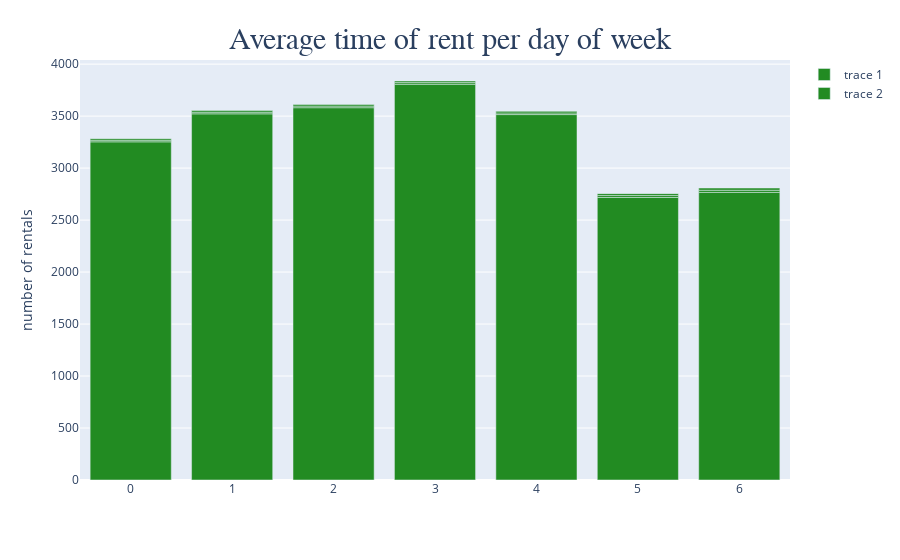

The code cell stored with this chart in its notebook:
### Code cell
ig = go.Figure()
fig. add_trace(go.Bar(x=average_time_of_rent_per_day['day_of_week'], y=average_time_of_rent_per_day['duration_min']))
fig.update_layout(
    title={
        'text': 'Average time of rent per day of week',
         'font': {
              'family': 'Calibri',
              'size': 30
        },'y':0.95,
        'x':0.5,
        'xanchor': 'center',
        'yanchor': 'top'})
fig.update_traces(marker_color='forestgreen')
fig.update_yaxes(
    title_text = 'number of rentals',
    )
fig.update_xaxes(
    title_text = None)

fig.show()

### Figure 1 — Plotly figure (JSON) as saved in the notebook; plotly's stock layout.template omitted (floating-point values rounded to 4 significant figures)
{"data": [{"alignmentgroup": "True", "hoverlabel": {"namelength": 0}, "hovertemplate": "x=%{x}<br>num_per_day=%{y}", "legendgroup": "", "marker": {"color": "forestgreen"}, "name": "", "offsetgroup": "", "orientation": "v", "showlegend": false, "textposition": "auto", "type": "bar", "x": [0, 1, 2, 3, 4, 5, 6], "xaxis": "x", "y": [3253.0, 3522.0, 3581.0, 3807.0, 3515.0, 2717.0, 2766.0], "yaxis": "y"}, {"marker": {"color": "forestgreen"}, "type": "bar", "x": [0, 1, 2, 3, 4, 5, 6], "y": [15.32, 15.76, 15.09, 15.55, 15.41, 18.57, 20.93]}, {"marker": {"color": "forestgreen"}, "type": "bar", "x": [0, 1, 2, 3, 4, 5, 6], "y": [15.32, 15.76, 15.09, 15.55, 15.41, 18.57, 20.93]}], "layout": {"barmode": "relative", "legend": {"tracegroupgap": 0}, "margin": {"t": 60}, "title": {"font": {"family": "Calibri", "size": 30}, "text": "Average time of rent per day of week", "x": 0.5, "xanchor": "center", "y": 0.95, "yanchor": "top"}, "xaxis": {"anchor": "y", "domain": [0, 1], "title": {}}, "yaxis": {"anchor": "x", "domain": [0, 1], "title": {"text": "number of rentals"}}}}
